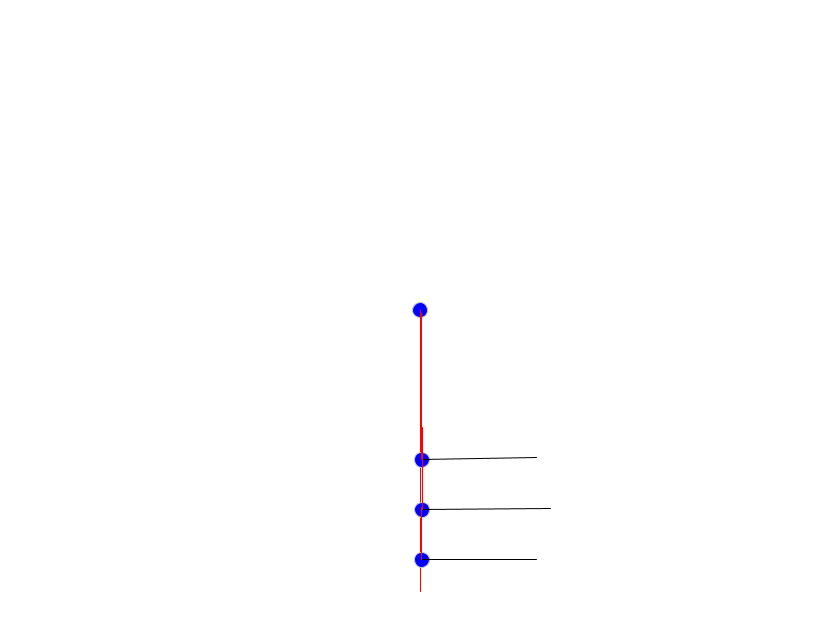
Frame 1 (no input)
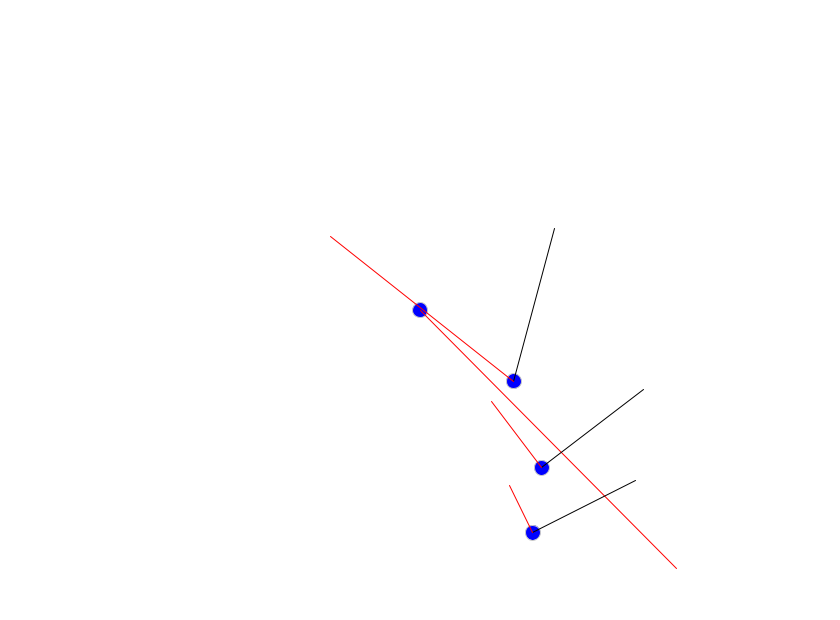
Frame 60 (the mouse pressed at the canvas centre just before this capture)
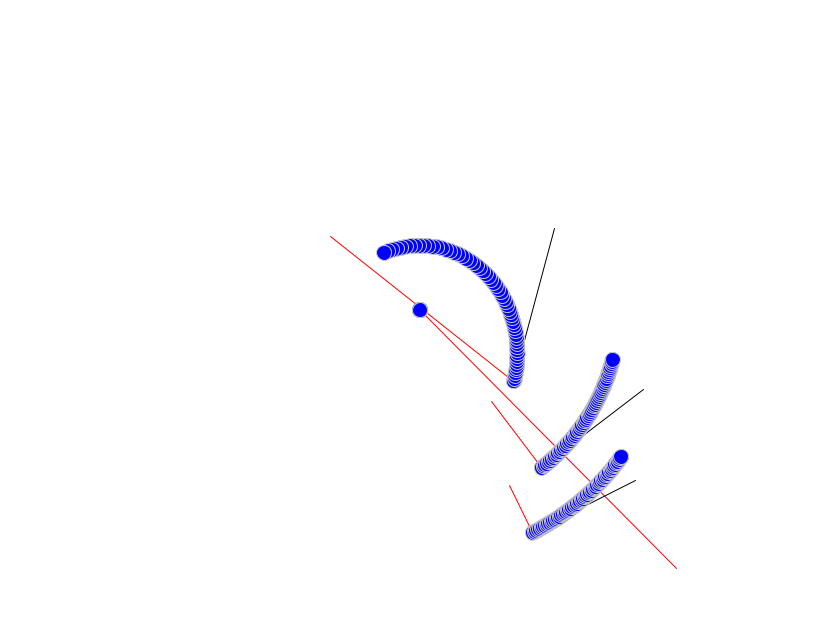
Frame 120 (the mouse held since frame 60 and released just before this capture)

The Processing sketch that drew these frames (run headless with seeded random() and noise(); from frame 60 on, the mouse is pressed at the canvas centre):

// Processing sketch: processing_135957
// ── processing_135957.pde

/*Trabalho 1 - Sistema de Particulas - calculo numerico - 1s2014 - IMECC - Unicamp

 Prof. Martinez

 Grupo:Caio Augusto - 145544
       Lucas Garcia - 148762
       Caique Conde - 145580
       Henrique Grigolli - 151174

 Descricao:Levando em conta a lei universal da gravitacao ne Newton, dado um sistema com n 
 particulas e suas respectivas condicoes iniciais, "simule" o comportamento de interecao 
 entre as particulas do sistema no dominio do tempo
 */
int n = 4;/*numero de particulas*/
float dt = 0.017;/*Delta tempo (para calcular as medicoes)*/
float G = 10;/*constante universal da gravitacao*/
boolean marks = true;/*se mostra ou nao o traco das particulas*/

massa[] massas = new massa[n];
void setup() {
    size(840, 620);/*inicializa a "tela"*/
    background(255);
    frameRate((int)1/dt);
    println((int)(1/dt));
    for (int i = 0; i<n; i++) { /*inicializa todas as massas*/
        massas[i]=new massa();
    }
    massas[0].px=width/2;/*define as condicoes iniciais*/
    massas[0].py=height/2;
    massas[0].vy=0;
    massas[0].vx=0;
    massas[0].m=330000;
    massas[1].px=width/2;
    massas[1].py=height/2 + 150;
    massas[1].vy=0;
    massas[1].vx=sqrt(massas[0].m*G/250);
    massas[1].m=1;
    massas[2].m=1;
    massas[2].px=width/2;
    massas[2].py=height/2 + 200;
    massas[2].vy=0;
    massas[2].vx=sqrt(massas[0].m*G/200);
    massas[3].m=1;
    massas[3].px=width/2;
    massas[3].py=height/2 + 250;
    massas[3].vy=0;
    massas[3].vx=sqrt(massas[0].m*G/250);
    desenhaMassas();
}

void draw() {
    novaPos();/*calcula a posicao da proxima interacao*/
    desenhaMassas();/*atualiza a tela*/
}

/*se precionado o mouse em qualquer lugar da tela, para de exibir os vetores e mostra o traco*/
void mousePressed() {
    marks=!marks;
    background(255);
}

/*corpo da funcao que desenha as massas e seus vetores forca e velocidade*/
void desenhaMassas() {
    if (marks) {
        background(255);
    }
    fill(255);
    fill(0, 0, 255);
    for (int i=0; i<n; i++) {
        stroke(200);
        ellipse(massas[i].px, massas[i].py, 15, 15);
        if (marks) {
            stroke(0);
            line(massas[i].px, massas[i].py, massas[i].px+massas[i].vx, massas[i].py+massas[i].vy);
            stroke(255, 0, 0);
            line(massas[i].px, massas[i].py, massas[i].px+massas[i].fx, massas[i].py+massas[i].fy);
        }
    }
}

/*corpo da classe que define uma massa*/
class massa {
    float px, py, vx, vy, ax, ay, fx, fy, m;
    void atualizaPos() {/*corpo da funcao que sabendo a forca, calcula a posicao*/
        ax=fx/m;
        ay=fy/m;
        vx+=dt*ax;
        vy+=dt*ay;
        px=px+vx*dt;
        px=fix(px, width);
        py=py+vy*dt;
        py=fix(py, height);
    }
}

/*corpo da funcao usada para que quando uma massa sair da tela ela apareca do outro lado*/
float fix(float val, float lim) {
    if (val>lim) {
        return val%lim;
    }
    else if (val<0) {
        return (lim+val);
    }
    else {
        return val;
    }
}

/*corpo da funcao que calcula a forca resultante em cada particula para entao atualizar suas posicoes*/
void novaPos() {
    float fijx, fijy, d;
    for (int i=0; i<n; i++) {
        massas[i].fx=0;
        massas[i].fy=0;
        for (int j=0; j<n; j++) {
            if (j!=i) {
                d=sqrt(pow((massas[j].px-massas[i].px), 2)+pow((massas[j].py-massas[i].py), 2));
                fijx=((massas[j].px-massas[i].px)*G*massas[j].m*massas[i].m)/pow(d, 3);
                fijy=((massas[j].py-massas[i].py)*G*massas[j].m*massas[i].m)/pow(d, 3);
                massas[i].fx+=fijx;
                massas[i].fy+=fijy;
            }
        }
    }
    for (int i = 0; i<n; i++) { //atualiza a posicao das particulas
        massas[i].atualizaPos();
    }
}
